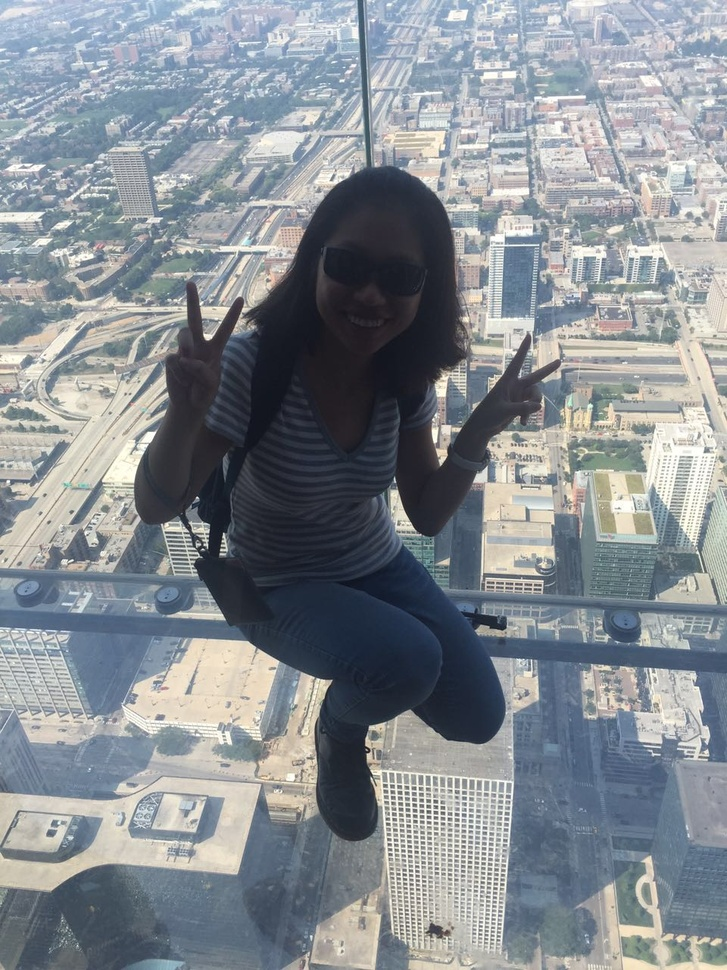
%> input picture PJ1 Hybrid Images/images/01.jpg, 727 x 970 px, shrunk from 960 x 1280 before the run
$ octave Color_Shift.m   (GNU Octave 9; MATLAB toolbox functions it lacks are replaced by stand-ins)
%> lines starting %> are read from the running program, lines starting %| are printed output that depends on the picture
### PJ1 Hybrid Images/lab2rgb.m
function [R, G, B] = lab2rgb(L, a, b)
% function [R, G, B] = lab2rgb(L, a, b)
% Lab2RGB takes matrices corresponding to L, a, and b in CIELab space
% and transforms them into RGB.  This transform is based on ITU-R
% Recommendation  BT.709 using the D65 white point reference.
% and the error in transforming RGB -> Lab -> RGB is approximately
% 10^-5.  By Mark Ruzon from C code by Yossi Rubner, 23 September 1997.
% Updated for MATLAB 5 28 January 1998.
% Fixed a bug in conversion back to uint8 9 September 1999.

if (nargin == 1)
  b = L(:,:,3);
  a = L(:,:,2);
  L = L(:,:,1);
end

% Thresholds
T1 = 0.008856;
T2 = 0.206893;

[M, N] = size(L);
s = M * N;
L = reshape(L, 1, s);
a = reshape(a, 1, s);
b = reshape(b, 1, s);

% Compute Y
fY = ((L + 16) / 116) .^ 3;
YT = fY > T1;
fY = (~YT) .* (L / 903.3) + YT .* fY;
Y = fY;

% Alter fY slightly for further calculations
fY = YT .* (fY .^ (1/3)) + (~YT) .* (7.787 .* fY + 16/116);

% Compute X
fX = a / 500 + fY;
XT = fX > T2;
X = (XT .* (fX .^ 3) + (~XT) .* ((fX - 16/116) / 7.787));

% Compute Z
fZ = fY - b / 200;
ZT = fZ > T2;
Z = (ZT .* (fZ .^ 3) + (~ZT) .* ((fZ - 16/116) / 7.787));

X = X * 0.950456;
Z = Z * 1.088754;

MAT = [ 3.240479 -1.537150 -0.498535;
       -0.969256  1.875992  0.041556;
        0.055648 -0.204043  1.057311];

RGB = max(min(MAT * [X; Y; Z], 1), 0);

R = reshape(RGB(1,:), M, N) * 255;
G = reshape(RGB(2,:), M, N) * 255;
B = reshape(RGB(3,:), M, N) * 255;

if ((nargout == 1) | (nargout == 0))
  R = uint8(round(cat(3,R,G,B)));
end

### PJ1 Hybrid Images/Color_Shift.m
close all;
im = im2double(imread('.\images\01.jpg'));
% 01 - skydeck | 07 - sail

% cast into CIE-lab color space
lab = rgb2lab(im);
%> lab: size 970x727x3 double; mean of channels 1, 2, 3 57.1, -0.7, -4.2
l = lab(:,:,1); a = lab(:,:,2); b = lab(:,:,3);
%> after `a = lab(:,:,2)`:
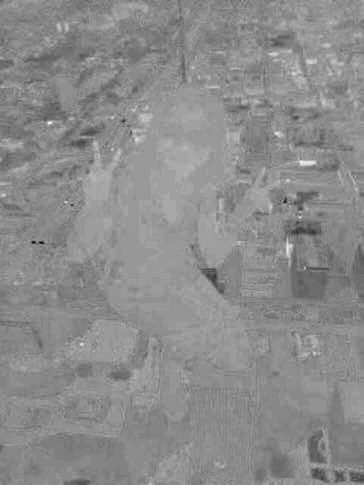
%> a: size 970x727 double (shown at 1/2 size); min -22.18, max 16.95, mean -0.704; drawn with min black and max white
%> after `b = lab(:,:,3)`:
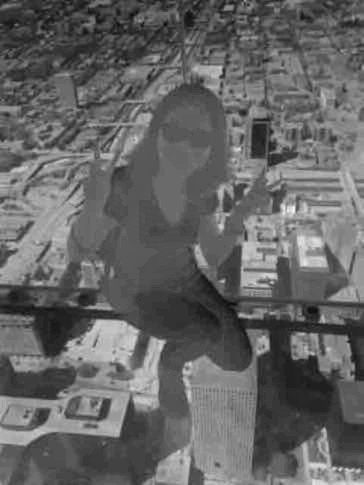
%> b: size 970x727 double (shown at 1/2 size); min -23.86, max 25.83, mean -4.2; drawn with min black and max white

% get more red in a- channel
mr_a = a+25;
lab_mr = cat(3,l,mr_a,b);
%> lab_mr: size 970x727x3 double; mean of channels 1, 2, 3 57.1, 24.3, -4.2
im_mr = lab2rgb(lab_mr);
%> in lab2rgb, `YT = fY > T1;`: YT = 705190 logical values, 702521 true
%> in lab2rgb, `XT = fX > T2;`: XT = 705190 logical values, 705190 true
%> in lab2rgb, `ZT = fZ > T2;`: ZT = 705190 logical values, 705188 true
%> in lab2rgb, `R = uint8(round(cat(3,R,G,B)));`:
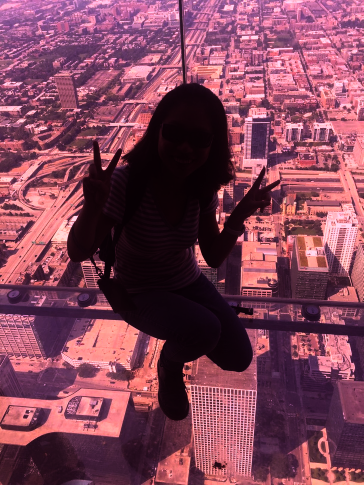
%> R: size 970x727x3 uint8 (shown at 1/2 size); mean R, G, B 129.4, 68.3, 89.2

% get less yellow in b-channel
ly_b = b - 25;
lab_ly = cat(3,l,a,ly_b);
%> lab_ly: size 970x727x3 double; mean of channels 1, 2, 3 57.1, -0.7, -29.2
im_ly = lab2rgb(lab_ly);
%> in lab2rgb (call 2), `XT = fX > T2;`: XT = 705190 logical values, 703635 true
%> in lab2rgb (call 2), `ZT = fZ > T2;`: ZT = 705190 logical values, 705190 true
%> in lab2rgb (call 2), `G = reshape(RGB(2,:), M, N) * 255;`:
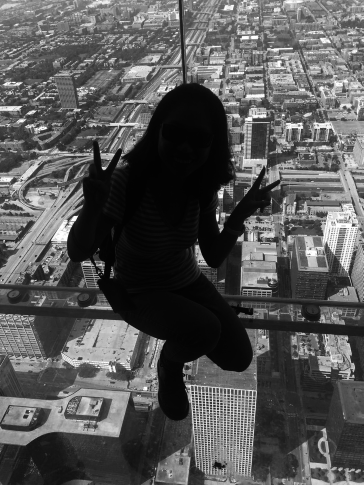
%> G: size 970x727 double (shown at 1/2 size); min 1.69, max 255, mean 87.3
%> in lab2rgb (call 2), `B = reshape(RGB(3,:), M, N) * 255;`:
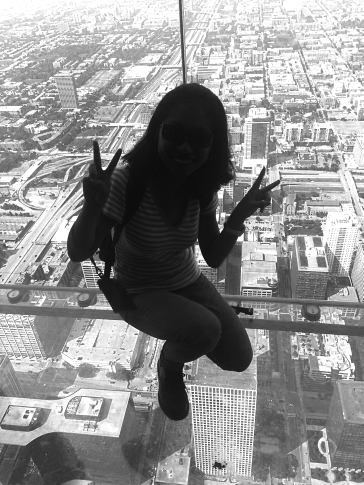
%> B: size 970x727 double (shown at 1/2 size); min 8.82, max 255, mean 144.2
%> in lab2rgb (call 2), `R = uint8(round(cat(3,R,G,B)));`:
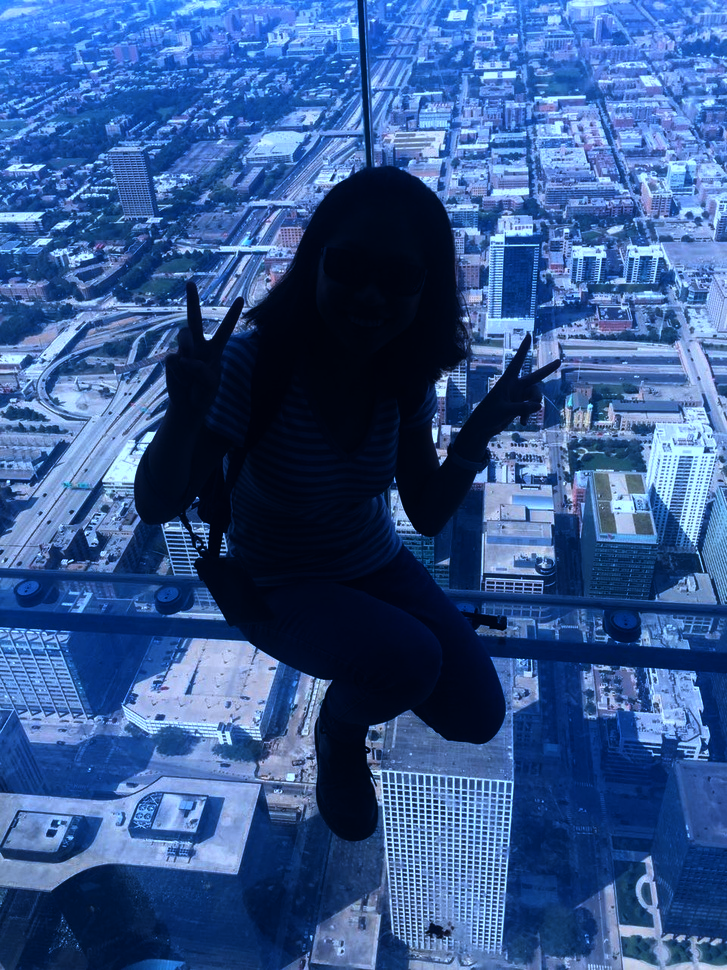
%> R: size 970x727x3 uint8; mean R, G, B 52.7, 87.3, 144.1

% color shifted versions
figure(),
subplot(131),imshow(im),title('Original Image');
subplot(132),imshow(im_mr),title('More Red');
subplot(133),imshow(im_ly),title('Less Yellow');

$ run again, with PJ1 Hybrid Images/images/02.jpg copied over PJ1 Hybrid Images/images/01.jpg
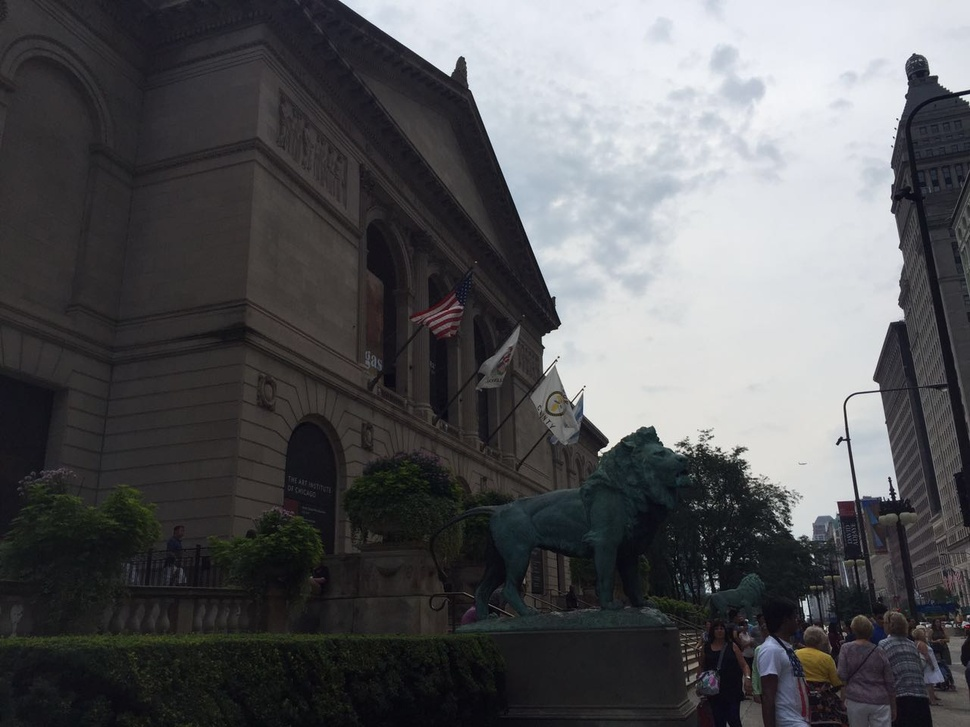
%> input picture PJ1 Hybrid Images/images/02.jpg, 970 x 727 px, shrunk from 1280 x 960 before the run
%> lab: size 727x970x3 double; mean of channels 1, 2, 3 34.7, 0.5, -1.3
%> `b = lab(:,:,3)`:
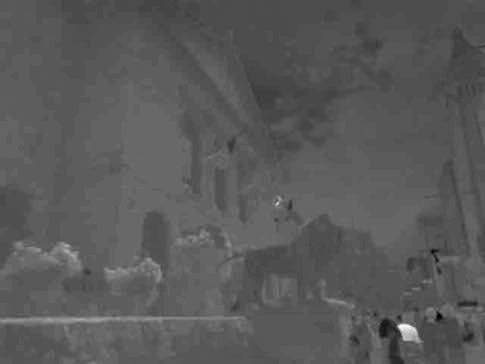
%> b: size 727x970 double (shown at 1/2 size); min -25.39, max 42.87, mean -1.3; drawn with min black and max white
%> lab_mr: size 727x970x3 double; mean of channels 1, 2, 3 34.7, 25.5, -1.3
%> YT = 705190 logical values, 602684 true
%> XT = 705190 logical values, 704234 true
%> ZT = 705190 logical values, 617177 true
%> lab_ly: size 727x970x3 double; mean of channels 1, 2, 3 34.7, 0.5, -26.3
%> XT = 705190 logical values, 603093 true
%> ZT = 705190 logical values, 705190 true
%> in lab2rgb (call 2), `R = uint8(round(cat(3,R,G,B)));`:
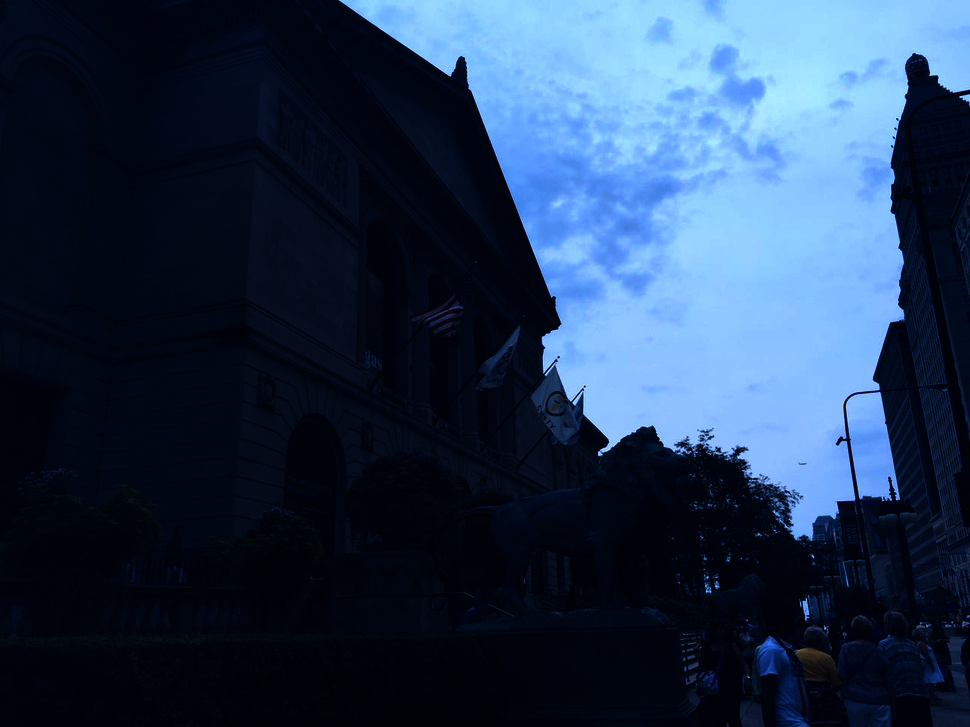
%> R: size 727x970x3 uint8; mean R, G, B 35.3, 55.3, 81.5

$ run again, with PJ1 Hybrid Images/images/03.jpg copied over PJ1 Hybrid Images/images/01.jpg
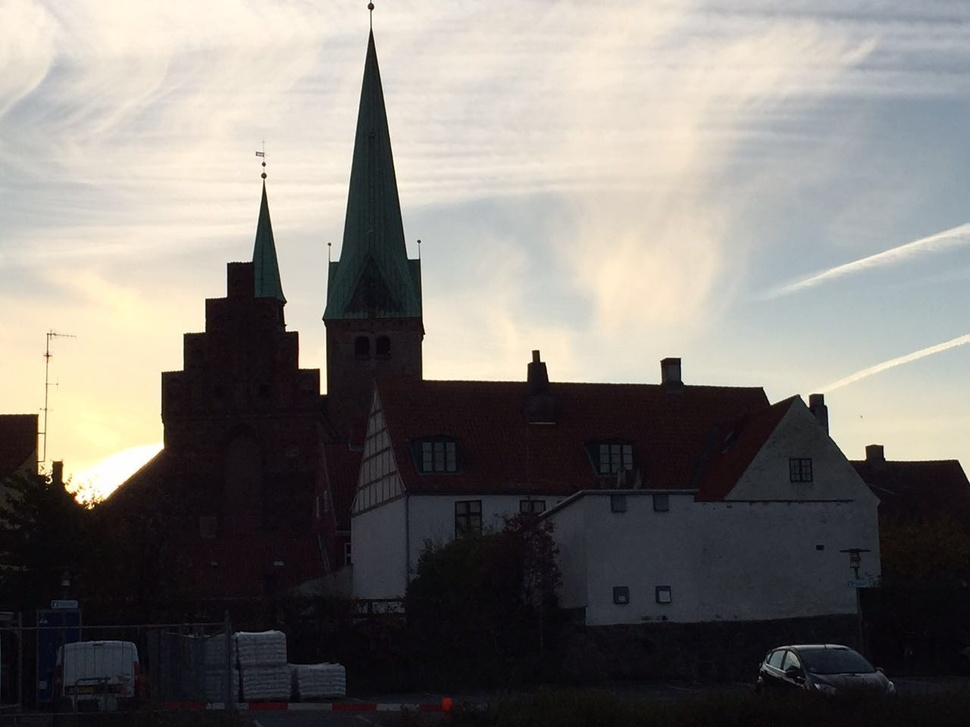
%> input picture PJ1 Hybrid Images/images/03.jpg, 970 x 727 px, shrunk from 1280 x 960 before the run
%> lab: size 727x970x3 double; mean of channels 1, 2, 3 48.4, 0.8, 2.3
%> `b = lab(:,:,3)`:
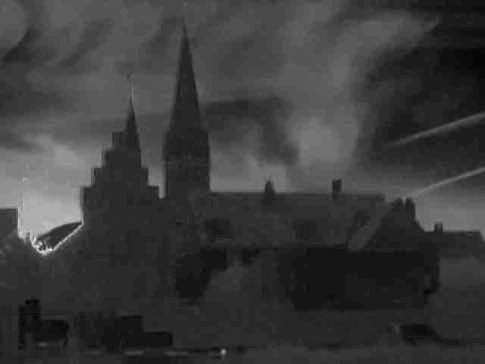
%> b: size 727x970 double (shown at 1/2 size); min -11.13, max 46.6, mean 2.3; drawn with min black and max white
%> lab_mr: size 727x970x3 double; mean of channels 1, 2, 3 48.4, 25.8, 2.3
%> YT = 705190 logical values, 473999 true
%> XT = 705190 logical values, 698896 true
%> ZT = 705190 logical values, 482608 true
%> lab_ly: size 727x970x3 double; mean of channels 1, 2, 3 48.4, 0.8, -22.7
%> XT = 705190 logical values, 483669 true
%> ZT = 705190 logical values, 705190 true
%> in lab2rgb (call 2), `R = uint8(round(cat(3,R,G,B)));`:
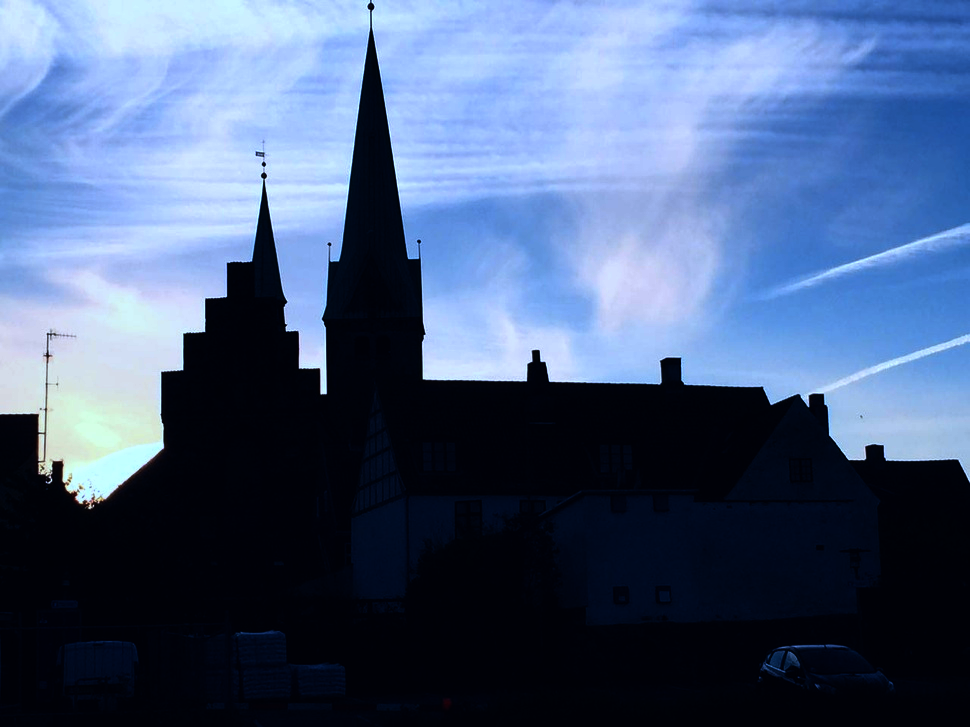
%> R: size 727x970x3 uint8; mean R, G, B 74.1, 93.9, 128.1
